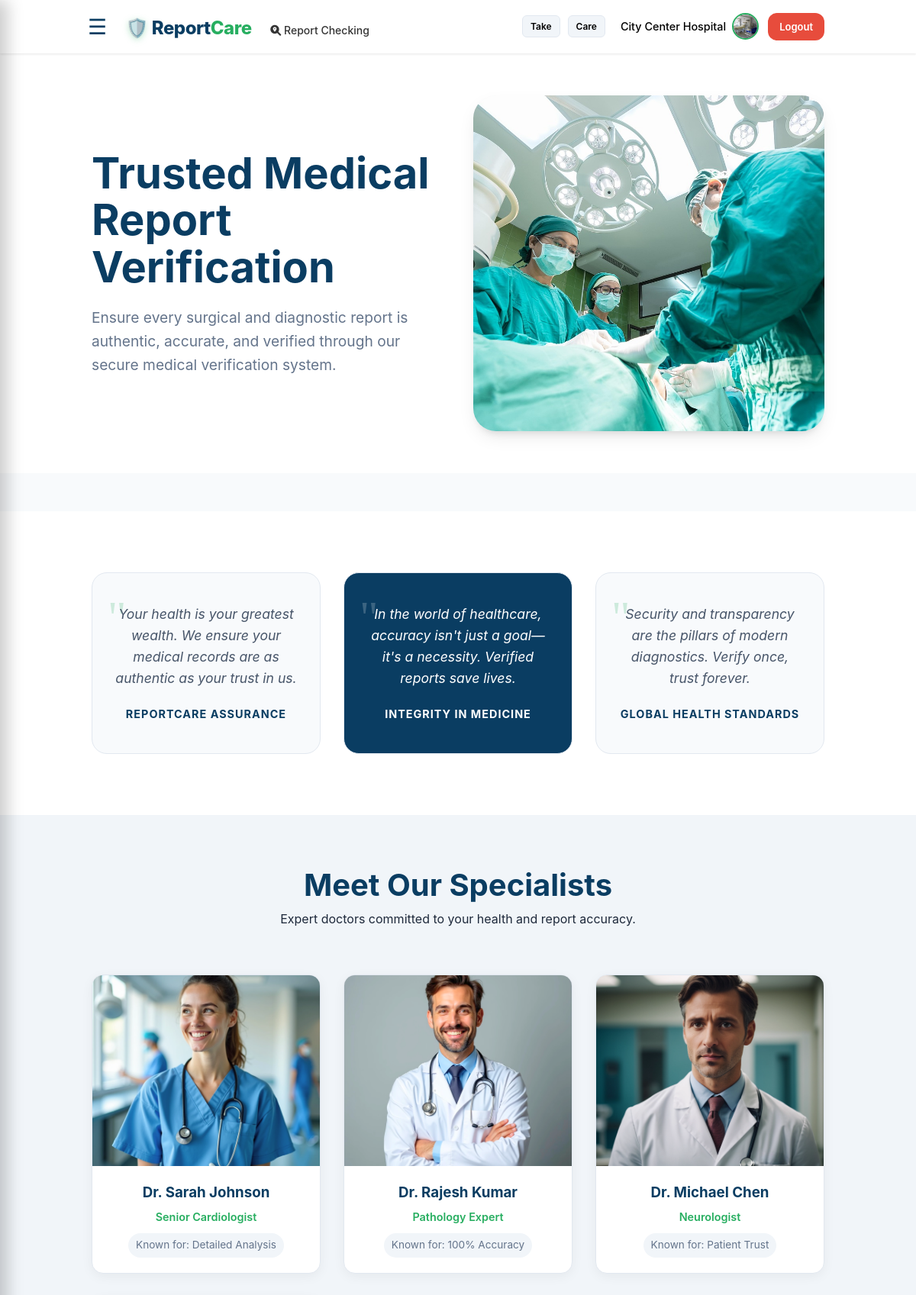
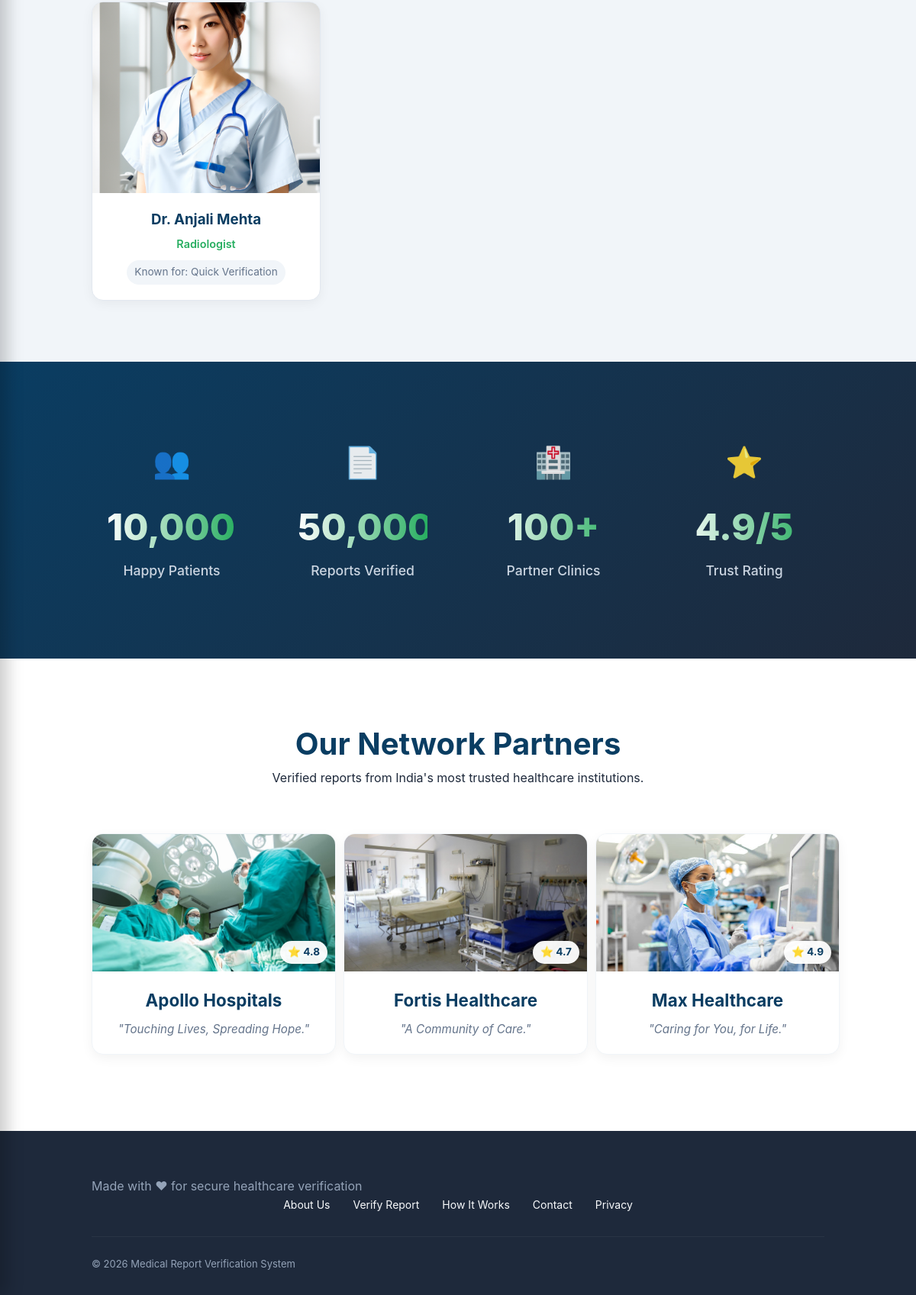
Screenshot of / (signed in) with the database file from the repository (2 pictures, top to bottom).
### app.py (models this page shows)
class User(db.Model):
    id = db.Column(db.Integer, primary_key=True)
    role = db.Column(db.String(20)) # 'Lab' or 'Other'
    email = db.Column(db.String(100), unique=True, nullable=False)
    password = db.Column(db.String(100), nullable=False)
    name = db.Column(db.String(100))
    phone = db.Column(db.String(20))
    address = db.Column(db.Text)
    license_no = db.Column(db.String(100)) # Special for Lab
    profile_pic = db.Column(db.String(200), default='default_user.png')
    signature_img = db.Column(db.String(200))

### app.py (the view)
@app.route('/')
def home():
    return render_template('index.html')

### app.py (called while the page is built)
@app.context_processor
def inject_user():
    user = User.query.get(session.get('user_id')) if 'user_id' in session else None
    return dict(current_user=user)

### templates/index.html (shortened to what this page needs)
{% extends "base.html" %}
{% block content %}
<div class="slideshow-container">
    <div class="slide fade">
        <div class="slide-text">
            <h1 data-lang="slide1_title">Trusted Medical Report Verification</h1>
            <p data-lang="slide1_desc">
                Ensure every surgical and diagnostic report is authentic, accurate, and verified through our secure medical verification system.
            </p>
        </div>
        <div class="slide-right">
            <img src="{{ url_for('static', filename='images/slide1.jpg') }}" alt="Slide Image">
        </div>
    </div>
</div>
<section class="quote-section">
    <div class="quote-container">
        <div class="quote-card">
            <span class="quote-icon">"</span>
            <p>Your health is your greatest wealth. We ensure your medical records are as authentic as your trust in us.</p>
            <div class="quote-footer"><strong>ReportCare Assurance</strong></div>
        </div>
        <div class="quote-card featured">
            <span class="quote-icon">"</span>
            <p>In the world of healthcare, accuracy isn't just a goal—it's a necessity. Verified reports save lives.</p>
            <div class="quote-footer"><strong>Integrity in Medicine</strong></div>
        </div>
        <div class="quote-card">
            <span class="quote-icon">"</span>
            <p>Security and transparency are the pillars of modern diagnostics. Verify once, trust forever.</p>
            <div class="quote-footer"><strong>Global Health Standards</strong></div>
        </div>
    </div>
</section>
<section class="doctors-section">
    <div class="section-header">
        <h2 data-lang="doctors_title">Meet Our Specialists</h2>
        <p>Expert doctors committed to your health and report accuracy.</p>
    </div>
    <div class="doctors-grid">
        <div class="doctor-card" onclick="location.href='/doctor/1'">
            <div class="doctor-img">
                <img src="{{ url_for('static', filename='images/doctor1.png') }}" alt="Doctor">
            </div>
            <div class="doctor-info">
                <h3>Dr. Sarah Johnson</h3>
                <p class="specialty">Senior Cardiologist</p>
                <p class="assurance">Known for: Detailed Analysis</p>
            </div>
        </div>
        <div class="doctor-card" onclick="location.href='/doctor/2'">
            <div class="doctor-img">
                <img src="{{ url_for('static', filename='images/doctor2.png') }}" alt="Doctor">
            </div>
            <div class="doctor-info">
                <h3>Dr. Rajesh Kumar</h3>
                <p class="specialty">Pathology Expert</p>
                <p class="assurance">Known for: 100% Accuracy</p>
            </div>
        </div>
        <div class="doctor-card" onclick="location.href='/doctor/3'">
            <div class="doctor-img">
                <img src="{{ url_for('static', filename='images/doctor3.png') }}" alt="Doctor">
            </div>
            <div class="doctor-info">
                <h3>Dr. Michael Chen</h3>
                <p class="specialty">Neurologist</p>
                <p class="assurance">Known for: Patient Trust</p>
            </div>
        </div>
        <div class="doctor-card" onclick="location.href='/doctor/4'">
            <div class="doctor-img">
                <img src="{{ url_for('static', filename='images/doctor4.png') }}" alt="Doctor">
            </div>
            <div class="doctor-info">
                <h3>Dr. Anjali Mehta</h3>
                <p class="specialty">Radiologist</p>
                <p class="assurance">Known for: Quick Verification</p>
            </div>
        </div>
    </div>
</section>
<section class="stats-section">
    <div class="stats-container">
        <div class="stat-item">
            <div class="stat-icon">👥</div>
            <h2 class="stat-number">10,000+</h2>
            <p>Happy Patients</p>
        </div>
        <div class="stat-item">
            <div class="stat-icon">📄</div>
            <h2 class="stat-number">50,000+</h2>
            <p>Reports Verified</p>
        </div>
        <div class="stat-item">
            <div class="stat-icon">🏥</div>
            <h2 class="stat-number">100+</h2>
            <p>Partner Clinics</p>
        </div>
        <div class="stat-item">
            <div class="stat-icon">⭐</div>
            <h2 class="stat-number">4.9/5</h2>
            <p>Trust Rating</p>
        </div>
    </div>
</section>
<section class="hospital-partners">
    <div class="section-header">
        <h2 data-lang="partners_title">Our Network Partners</h2>
        <p>Verified reports from India's most trusted healthcare institutions.</p>
    </div>
    <div class="hospitals-grid">
        <div class="hosp-card" onclick="location.href='/hospital/apollo-hospitals'">
            <div class="hosp-image">
                <img src="{{ url_for('static', filename='images/slide1.jpg') }}" alt="Apollo">
                <div class="hosp-rating">⭐ 4.8</div>
            </div>
            <div class="hosp-info">
                <h3>Apollo Hospitals</h3>
                <p class="tagline">"Touching Lives, Spreading Hope."</p>
            </div>
        </div>
        <div class="hosp-card" onclick="location.href='/hospital/fortis-healthcare'">
            <div class="hosp-image">
                <img src="{{ url_for('static', filename='images/slide2.jpg') }}" alt="Fortis">
                <div class="hosp-rating">⭐ 4.7</div>
            </div>
            <div class="hosp-info">
                <h3>Fortis Healthcare</h3>
                <p class="tagline">"A Community of Care."</p>
            </div>
        </div>
        <div class="hosp-card" onclick="location.href='/hospital/max-healthcare'">
            <div class="hosp-image">
                <img src="{{ url_for('static', filename='images/slide5.jpg') }}" alt="Max Health">
                <div class="hosp-rating">⭐ 4.9</div>
            </div>
            <div class="hosp-info">
                <h3>Max Healthcare</h3>
                <p class="tagline">"Caring for You, for Life."</p>
            </div>
        </div>
    </div>
</section>
<footer class="footer">
    <div class="footer-content">
        <p>Made with <span class="heart">❤</span> for secure healthcare verification</p>
        <div class="footer-links">
            <a href="/about">About Us</a>
            <a href="/verify">Verify Report</a>
            <a href="/how-it-works">How It Works</a>
            <a href="/contact">Contact</a>
            <a href="/privacy">Privacy</a>
        </div>
        <p class="footer-copy">© 2026 Medical Report Verification System</p>
    </div>
</footer>
{% endblock %}

### templates/base.html (shortened to what this page needs)
<!DOCTYPE html>
<html lang="en">
<head>
    <link rel="stylesheet" href="/static/css/style.css">
    <link rel="stylesheet" type="text/css" href="https://cdn.jsdelivr.net/npm/toastify-js/src/toastify.min.css">
    <link rel="stylesheet" href="https://cdnjs.cloudflare.com/ajax/libs/font-awesome/6.0.0/css/all.min.css">
</head>
<body>
<nav class="navbar">
    <div class="left">
        <span class="menu" onclick="toggleMenu()" style="margin-right: 15px; cursor:pointer;">☰</span>
        <span class="logo">
            <span class="shield">🛡️</span> Report<span style="color:#27AE60;">Care</span>
        </span>
        <a href="/verifyreport" style="margin-left: 20px; text-decoration: none; color: #333; font-size: 14px; font-weight: 500;">
        <i class="fas fa-search-location"></i> Report Checking
    </a>
    </div>
    <div class="right" style="display: flex; align-items: center; gap: 15px;">
        <div class="lang-buttons">
            <button>Take</button>
            <button>Care</button>
        </div>
        {% if current_user %}
            <div class="user-profile-nav" style="display: flex; align-items: center; gap: 12px;">
                <a href="/profile" style="display: flex; align-items: center; text-decoration: none; gap: 8px;">
                    <span style="color: black; font-size: 0.9rem; font-weight: 500;">{{ current_user.name }}</span>
                    <img src="{{ url_for('static', filename='uploads/profile_pictures/' + (current_user.profile_pic if current_user.profile_pic else 'default_user.png')) }}"
                         class="nav-profile-img" alt="Profile"
                         style="width: 35px; height: 35px; border-radius: 50%; object-fit: cover; border: 2px solid #27AE60;">
                </a>
                <a href="/logout" class="btn logout-btn" style="background-color: #e74c3c; padding: 6px 12px; font-size: 13px;">Logout</a>
            </div>
        {% else %}
            <a href="/login" class="btn">Login</a>
            <a href="/register" class="btn">Register</a>
        {% endif %}
    </div>
</nav>
{% block content %}{% endblock %}
</body>
</html>

### rows the page displays
User: name "City Center Hospital", profile_pic (picture)
